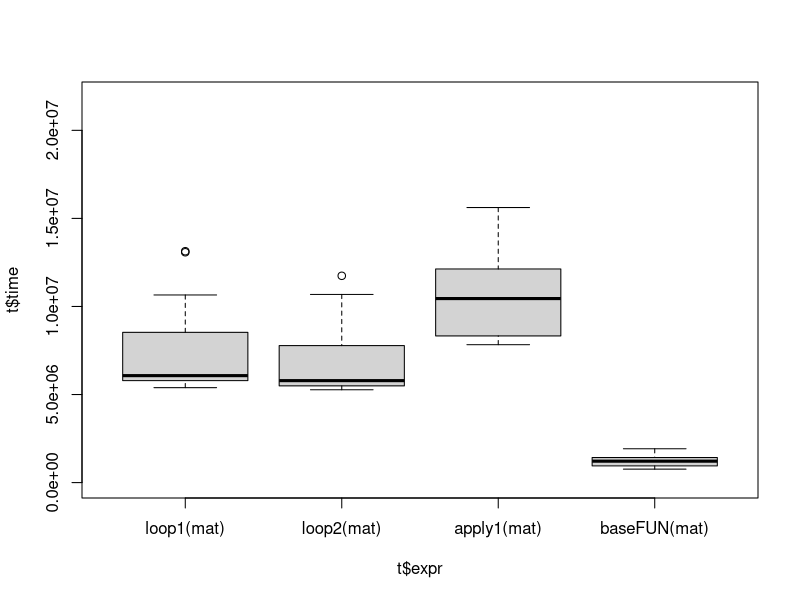
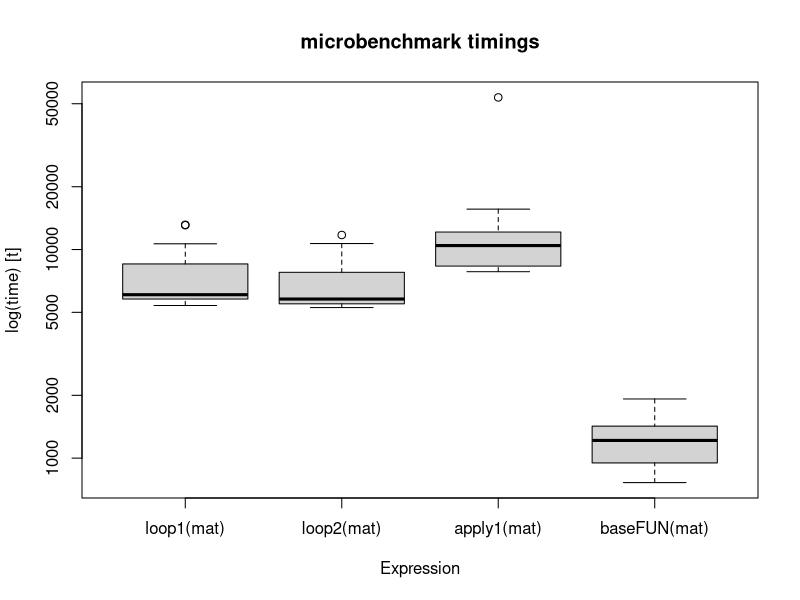

The R script that drew these images, in order: (Note: this script raises an error after producing the figures.)
# Data file for R code in Iteration Paper

# https://stackoverflow.com/questions/25081604/vectorize-vs-apply
library(microbenchmark)


install.packages("dplyr")                 # Install dplyr package
library("dplyr")


# Apply Family ------------------------------------------------------------



# THIS EXAMPLE
# https://stackoverflow.com/questions/28983292/is-the-apply-family-really-not-vectorized?rq=1
# https://pages.cs.wisc.edu/~st471-1/Rnotes/SimSpeed.html

set.seed(62)
mat <- rnorm(1000*1000, mean = 0, sd = 1)
mat <- matrix(mat, nrow = 1000, ncol = 1000)
mat = (mat)

loop1 <- function(x){
  col_means <- NA
  for(i in 1:ncol(x)){
    col_means[i] = mean(x[,i])
  }
}

loop2 <- function(x){
  col_means <- rep(NA, ncol(x))
  for(i in 1:ncol(x)){
    col_means[i] = mean(x[,i])    
  }
}

apply1 <- function(x){
  col_means <- apply(x, 2, mean)
}

baseFUN <- function(x){
  col_means <-colMeans(x)
}

t <- microbenchmark::microbenchmark(loop1(mat), 
                                    loop2(mat), 
                                    apply1(mat), 
                                    baseFUN(mat), 
                                    times = 100)
boxplot(t$time~t$expr, ylim = c(0, 21870000))

boxplot(t)
autoplot(t)

i39 <- sapply(3:9, seq) # list of vectors
sapply(i39, fivenum)
vapply(i39, fivenum,
       c(Min. = 0, "1st Qu." = 0, Median = 0, "3rd Qu." = 0, Max. = 0), 
       FUN.VALUE = logical(5))

sapply(iris, is.numeric)
vapply(iris, is.numeric, logical(1))
vapply(iris, is.numeric, numeric(1))
